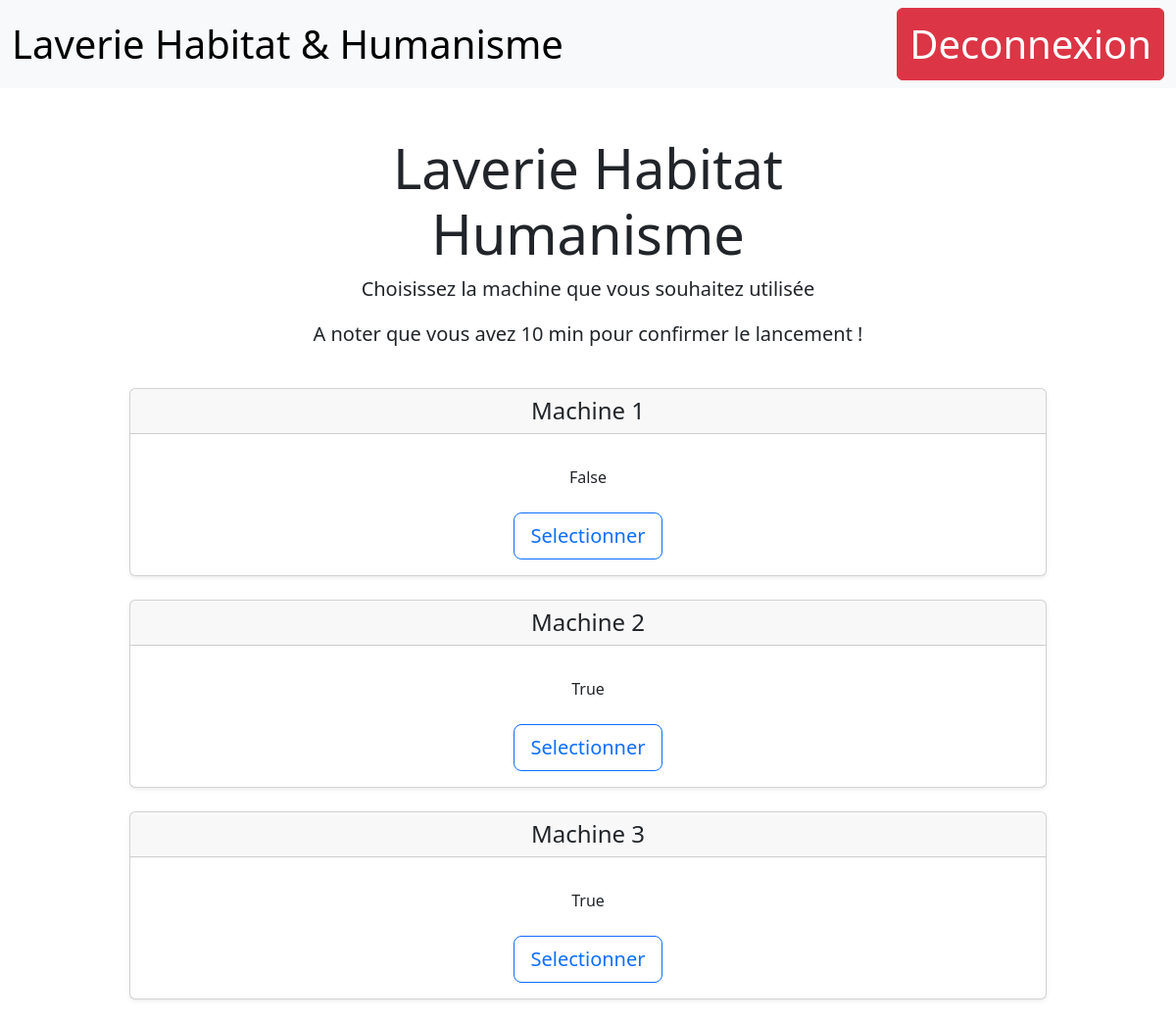
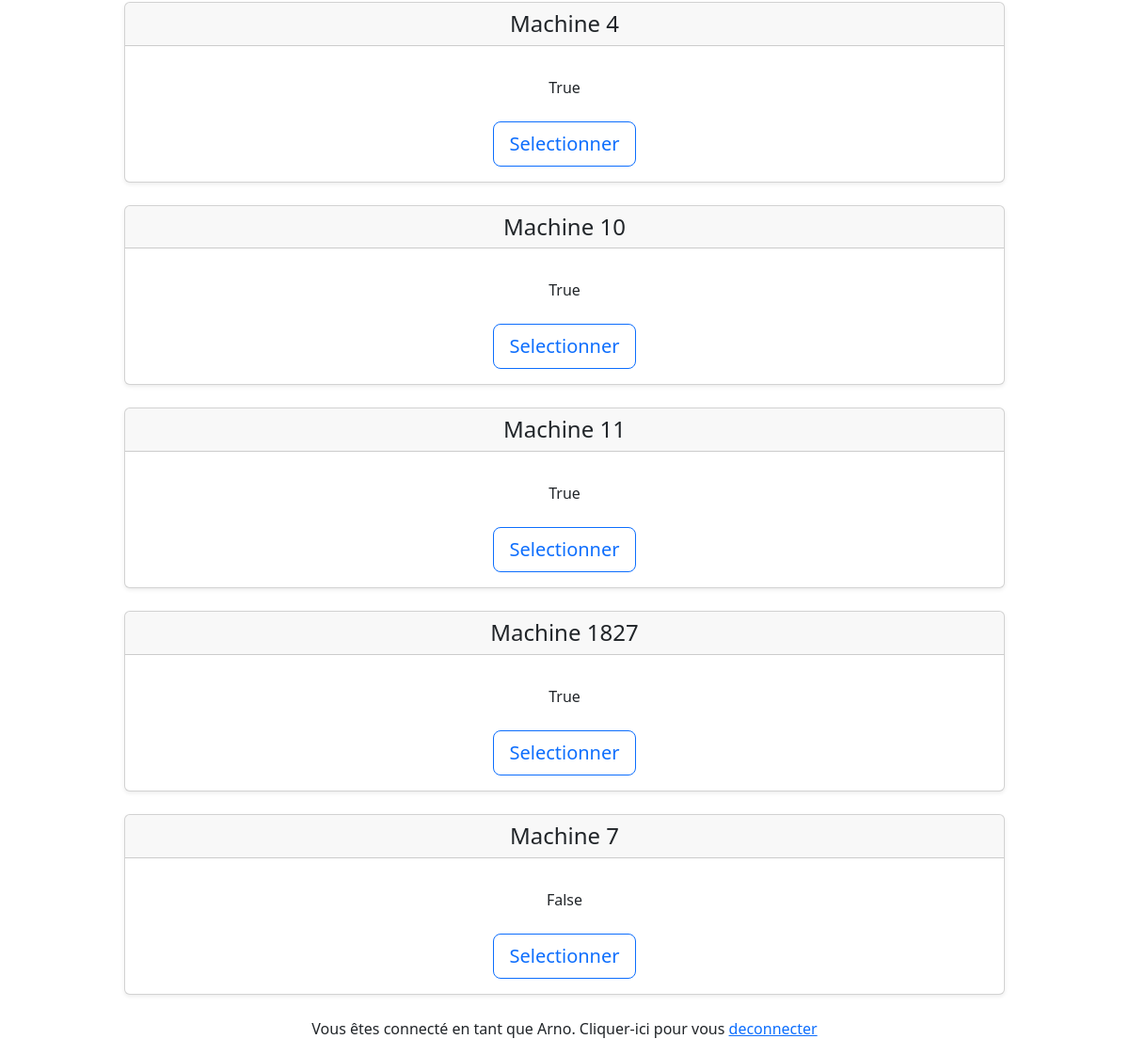
The app's page /Dashboard/ (signed in) with its own data (2 pictures, top to bottom).
### Dashboard/models.py (models this page shows)
class Machines(models.Model):
  Numero_Machine = models.IntegerField(null=False)
  Active = models.BooleanField(null=False)
  Numero_Capteur = models.CharField(max_length=255)

### Dashboard/views.py (the view)
# urls.py: path('Dashboard/', views.dashboard , name = "Dashboard"),
def dashboard(request):
    if request.user.is_authenticated:
      template = loader.get_template('DashboardTest.html')
      if(Machines.objects.all().exists()):
          myMachines = Machines.objects.all().values()
          print(myMachines)
          context = {'myMachines': myMachines,}
          return HttpResponse( template.render(context, request))
      return HttpResponse(template.render(None, request))
    else :
      return redirect("Login")

### Dashboard/templates/DashboardTest.html (shortened to what this page needs)
{% extends "master.html" %}
{% load static %}
{% block head %}
      {% load bootstrap5 %}
  {% bootstrap_css %}
    <link href="{% static 'Dashboard.css' %}" rel="stylesheet">
 {% endblock %}
  {% block  content %}
 <nav class="navbar navbar-light bg-light">
  <div class="container-fluid " >
    <a class="navbar-brand fs-1">Laverie Habitat & Humanisme</a>
      <a class=" d-flex btn btn-danger fs-1"  href="{% url 'Logout' %}" >Deconnexion</a>
  </div>
</nav>
<div class="pricing-header px-3 py-3 pt-md-5 pb-md-4 mx-auto text-center">
  <h1 class="display-4">Laverie Habitat Humanisme</h1>
  <p class="lead">Choisissez la machine que vous souhaitez utilisée </p>
  <p class="lead"> A noter que vous avez 10 min pour confirmer le lancement ! </p>
</div>
<div class="container">
  <div class="card-deck mb-3 text-center">
       {% if myMachines is not NONE %}
                {% for x in myMachines %}
    <div class="card mb-4 shadow-sm">
      <div class="card-header">
        <h4 class="my-0 font-weight-normal">Machine {{ x.Numero_Machine }}</h4>
      </div>
      <div class="card-body">
        <ul class="list-unstyled mt-3 mb-4">
          <li>{{ x.Active }}</li>
        </ul>
        <button type="button" class="btn btn-lg btn-block btn-outline-primary">Selectionner</button>
      </div>
    </div>
        {% endfor %}
            {% endif %}
  </div>
</div>
  {% endblock content %}

### Dashboard/templates/master.html (shortened to what this page needs)
{% load static %}
<!DOCTYPE html>
<html>
<head>
{% load bootstrap5 %}
  {% bootstrap_css %}
{% block head %}
{% endblock %}
</head>
<body class="text-center">
{% block  content %}
{% endblock content %}
{%  if user.is_authenticated %}
<p>Vous êtes connecté en tant que  {{ request.user }}. Cliquer-ici pour vous <a href="{% url 'Logout' %}">deconnecter</a></p>
{% endif %}
</body>
</html>

### Dashboard/static/Dashboard.css (style rules this page uses)
html { font-size: 14px; }
@media (min-width: 768px) { html { font-size: 16px; } }
.container { max-width: 960px; }
.pricing-header { max-width: 700px; }
.card-deck .card { min-width: 220px; }

### records on screen
Machines: Numero_Machine "1", Active "False"
Machines: Numero_Machine "2", Active "True"
Machines: Numero_Machine "3", Active "True"
Machines: Numero_Machine "4", Active "True"
Machines: Numero_Machine "10", Active "True"
Machines: Numero_Machine "11", Active "True"
Machines: Numero_Machine "1827", Active "True"
Machines: Numero_Machine "7", Active "False"

### other values on screen
{{ request.user }} "Arno"
